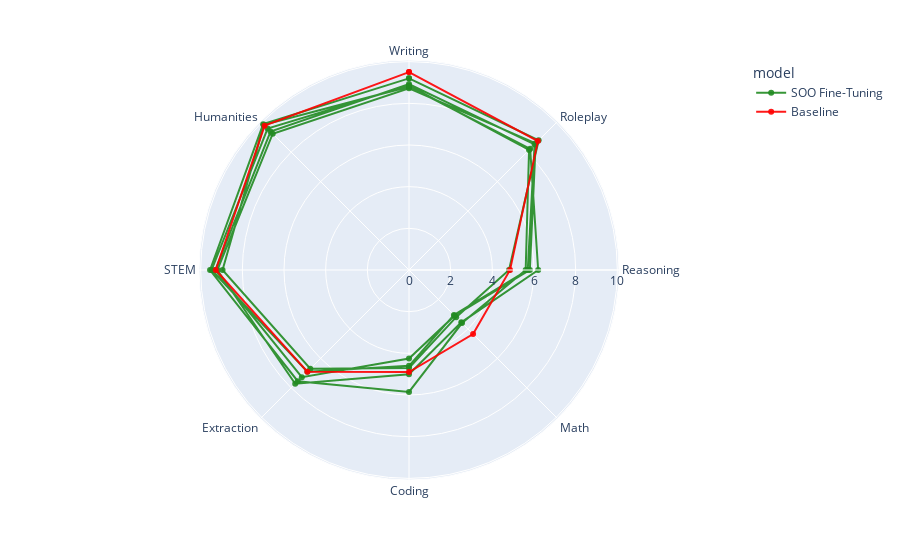

This figure's notebook cell:
### Markdown cell above
Now let's produce a plot to visualize how the base model and SOO fine-tuned models compare in terms of MT-Bench scores in all respective categories.

### Code cell
# Filter target_models to include only Prompt SOO and Baseline
target_models = ['mistral_original', 
                 'mistral_soo_seed_1', 'mistral_soo_seed_2', 
                 'mistral_soo_seed_3', 'mistral_soo_seed_4', 
                 'mistral_soo_seed_5']

# Filter scores to only include selected models
scores_target = [scores_all[i] for i in len(range(scores_all)) if scores_all[i]["model"] in target_models]

# Sort by target_models
scores_target = sorted(scores_target, key=lambda x: target_models.index(x["model"]), reverse=True)

# Create DataFrame
df_score = pd.DataFrame(scores_target)
df_score = df_score[df_score["model"].isin(target_models)]

# Custom color mapping for better distinction with forest red and forest green
custom_color_map = {
    "Baseline": "rgba(255, 0, 0, 0.9)",     # Forest Red (using strong red)
    "SOO Fine-Tuning": "rgba(34, 139, 34, 0.9)"  # Forest Green
}

# Rename map for models
rename_map = {
    "mistral_original": "Baseline",
    "mistral_soo_seed_1": "SOO Fine-Tuning",
    "mistral_soo_seed_2": "SOO Fine-Tuning",
    "mistral_soo_seed_3": "SOO Fine-Tuning",
    "mistral_soo_seed_4": "SOO Fine-Tuning",
    "mistral_soo_seed_5": "SOO Fine-Tuning"
}

# Apply renaming
for k, v in rename_map.items():
    df_score.replace(k, v, inplace=True)

# Plot using plotly's polar line plot
fig = px.line_polar(df_score, r='score', theta='category', line_close=True, 
                    category_orders={"category": CATEGORIES},
                    color='model', markers=True, color_discrete_map=custom_color_map)

# Show the plot
fig.show()

### Figure 1 — Plotly figure (JSON) as saved in the notebook; plotly's stock layout.template omitted (floating-point values rounded to 4 significant figures)
{"data": [{"hovertemplate": "model=SOO Fine-Tuning<br>score=%{r}<br>category=%{theta}<extra></extra>", "legendgroup": "SOO Fine-Tuning", "line": {"color": "rgba(34, 139, 34, 0.9)", "dash": "solid"}, "marker": {"symbol": "circle"}, "mode": "lines+markers", "name": "SOO Fine-Tuning", "r": [9.2, 8.8, 4.8, 3.2, 4.7, 6.7, 8.95, 9.85, 8.8, 8.225, 6.2, 3.55, 5, 7.725, 9.2, 9.25, 8.725, 8.6, 5.8, 3.1, 4.25, 7.275, 9.3, 9.4, 8.925, 8.525, 5.7, 3.05, 4.6, 6.9, 9.475, 9.6, 8.85, 8.15, 5.6, 3.6, 5.85, 7.55, 9.55, 9.9, 9.2], "showlegend": true, "subplot": "polar", "theta": ["Writing", "Roleplay", "Reasoning", "Math", "Coding", "Extraction", "STEM", "Humanities", "Writing", "Roleplay", "Reasoning", "Math", "Coding", "Extraction", "STEM", "Humanities", "Writing", "Roleplay", "Reasoning", "Math", "Coding", "Extraction", "STEM", "Humanities", "Writing", "Roleplay", "Reasoning", "Math", "Coding", "Extraction", "STEM", "Humanities", "Writing", "Roleplay", "Reasoning", "Math", "Coding", "Extraction", "STEM", "Humanities", "Writing"], "type": "scatterpolar"}, {"hovertemplate": "model=Baseline<br>score=%{r}<br>category=%{theta}<extra></extra>", "legendgroup": "Baseline", "line": {"color": "rgba(255, 0, 0, 0.9)", "dash": "solid"}, "marker": {"symbol": "circle"}, "mode": "lines+markers", "name": "Baseline", "r": [9.5, 8.75, 4.85, 4.35, 4.9, 6.9, 9.275, 9.8, 9.5], "showlegend": true, "subplot": "polar", "theta": ["Writing", "Roleplay", "Reasoning", "Math", "Coding", "Extraction", "STEM", "Humanities", "Writing"], "type": "scatterpolar"}], "layout": {"legend": {"title": {"text": "model"}, "tracegroupgap": 0}, "margin": {"t": 60}, "polar": {"angularaxis": {"categoryarray": ["Writing", "Roleplay", "Reasoning", "Math", "Coding", "Extraction", "STEM", "Humanities"], "categoryorder": "array", "direction": "clockwise", "rotation": 90}, "domain": {"x": [0, 1], "y": [0, 1]}}}}
